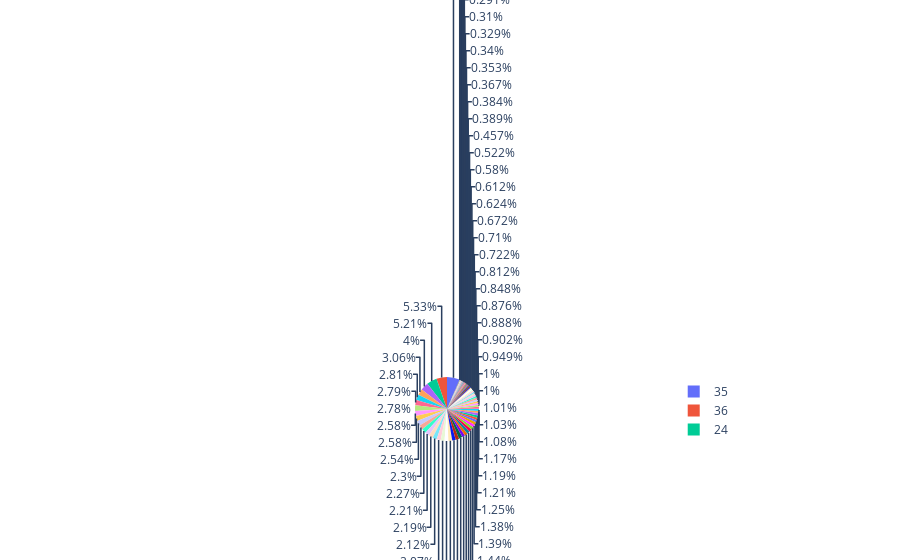

This figure's notebook cell:
### Code cell
# 6 สร้าง Pie Chart หา Sum ของราคาค่าโดยสารแต่ละอายุ
AgeFare= df1.groupby('Age')['Fare'].sum()
fig = px.pie(AgeFare,values=AgeFare.values,names=AgeFare.index)
fig.show()
